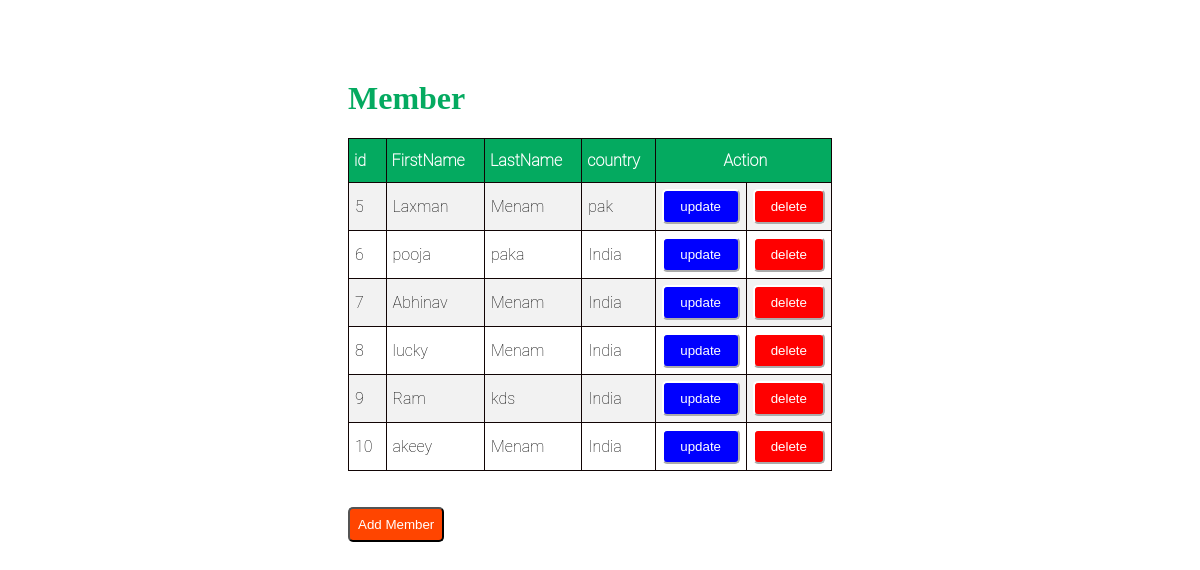
The page / on the database its author committed.
### CRUDApp/models.py (models this page shows)
class Member(models.Model):
    first_name = models.CharField(max_length=50)
    last_name = models.CharField(max_length=50)
    country = models.CharField(max_length=50)

### CRUDApp/views.py (the view)
# urls.py: path('', views.index, name='home'),
def index(request):
    mem = Member.objects.all()
    dict1 = {'mem':mem}
    return render(request, 'index.html',context=dict1)

### templates/index.html (shortened to what this page needs)
<!DOCTYPE html>
{% load static %}
<html lang="en">
<head>
    <link rel="stylesheet" href="{% static 'style.css' %}">
</head>
<body>
    <div class="container">
        <table border="2" id="customers">
                <h1>Member</h1>
            <tr>
                <th>id</th>
                <th>FirstName</th>
                <th>LastName</th>
                <th>country</th>
                <th colspan="2" id="mid">Action</th>
            </tr>
            {% for x in mem %}
            <tr>
                <td>{{ x.id }}</td>
                <td>{{ x.first_name }}</td>
                <td>{{ x.last_name }}</td>
                <td>{{ x.country }}</td>
                <td>
                <a href="update/{{ x.id }}"><button id="up">update</button></a>
                </td>
                <td>
                <a href="delete/{{ x.id }}"><button id="del">delete</button></a>
                </td>
            </tr>
            {% endfor %}
        </table>
        <br><br>
        <a href="{% url 'add' %}"><button id="news">Add Member</button></a>
    </div>
</body>
</html>

### CRUDApp/static/style.css (style rules this page uses)
.container { margin: 80px 260px 60px 240px; padding: 0px 100px 100px 100px; }
#customers { font-family: "Roboto Thin"; border-collapse: collapse; font-style: normal; width: 100%; }
#customers td,#customers { padding: 6px; border: 1px solid rgb(17, 4, 4); }
#customers tr:nth-child(even) { background-color: #f2f2f2; }
#customers th { padding-top: 12px; padding-bottom: 12px; padding-left: 5px; text-align: left; background-color: #04AA60; color: white; }
#customers #mid { text-align: center; }
.container #news { background-color: orangered; border-color:black; border-radius: 5px; padding: 8px; color: white; }
#customers #up { background-color: blue; border-color:white; border-radius: 5px; padding: 8px; color: white; }
#customers #del { background-color: red; border-color: white; border-radius: 5px; padding: 8px; color: white; }
#customers button { width: 100%; }
h1 { color: #04AA60; }

### rows shown on the page
Member: id "5", first_name "Laxman", last_name "Menam", country "pak"
Member: id "6", first_name "pooja", last_name "paka", country "India"
Member: id "7", first_name "Abhinav", last_name "Menam", country "India"
Member: id "8", first_name "lucky", last_name "Menam", country "India"
Member: id "9", first_name "Ram", last_name "kds", country "India"
Member: id "10", first_name "akeey", last_name "Menam", country "India"
